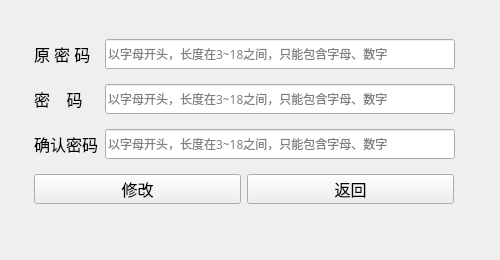
<?xml version="1.0" encoding="UTF-8"?>
<ui version="4.0">
 <class>Form</class>
 <widget class="QWidget" name="Form">
  <property name="windowModality">
   <enum>Qt::NonModal</enum>
  </property>
  <property name="geometry">
   <rect>
    <x>0</x>
    <y>0</y>
    <width>500</width>
    <height>260</height>
   </rect>
  </property>
  <property name="minimumSize">
   <size>
    <width>500</width>
    <height>260</height>
   </size>
  </property>
  <property name="maximumSize">
   <size>
    <width>500</width>
    <height>260</height>
   </size>
  </property>
  <property name="font">
   <font>
    <family>黑体</family>
    <pointsize>12</pointsize>
    <bold>false</bold>
   </font>
  </property>
  <property name="windowTitle">
   <string>修改密码</string>
  </property>
  <widget class="QWidget" name="layoutWidget">
   <property name="geometry">
    <rect>
     <x>30</x>
     <y>30</y>
     <width>430</width>
     <height>186</height>
    </rect>
   </property>
   <layout class="QGridLayout" name="gridLayout">
    <item row="3" column="0">
     <layout class="QHBoxLayout" name="horizontalLayout_5">
      <item>
       <widget class="QPushButton" name="btn_change">
        <property name="sizePolicy">
         <sizepolicy hsizetype="Preferred" vsizetype="Preferred">
          <horstretch>0</horstretch>
          <verstretch>0</verstretch>
         </sizepolicy>
        </property>
        <property name="minimumSize">
         <size>
          <width>207</width>
          <height>30</height>
         </size>
        </property>
        <property name="maximumSize">
         <size>
          <width>207</width>
          <height>30</height>
         </size>
        </property>
        <property name="sizeIncrement">
         <size>
          <width>0</width>
          <height>0</height>
         </size>
        </property>
        <property name="font">
         <font>
          <family>黑体</family>
          <pointsize>12</pointsize>
          <bold>false</bold>
         </font>
        </property>
        <property name="text">
         <string>修改</string>
        </property>
       </widget>
      </item>
      <item>
       <widget class="QPushButton" name="btn_return">
        <property name="sizePolicy">
         <sizepolicy hsizetype="Preferred" vsizetype="Preferred">
          <horstretch>0</horstretch>
          <verstretch>0</verstretch>
         </sizepolicy>
        </property>
        <property name="minimumSize">
         <size>
          <width>207</width>
          <height>30</height>
         </size>
        </property>
        <property name="maximumSize">
         <size>
          <width>207</width>
          <height>30</height>
         </size>
        </property>
        <property name="font">
         <font>
          <family>黑体</family>
          <pointsize>12</pointsize>
          <bold>false</bold>
         </font>
        </property>
        <property name="text">
         <string>返回</string>
        </property>
       </widget>
      </item>
     </layout>
    </item>
    <item row="0" column="0">
     <layout class="QHBoxLayout" name="horizontalLayout">
      <item>
       <widget class="QLabel" name="label">
        <property name="sizePolicy">
         <sizepolicy hsizetype="Preferred" vsizetype="Preferred">
          <horstretch>0</horstretch>
          <verstretch>0</verstretch>
         </sizepolicy>
        </property>
        <property name="minimumSize">
         <size>
          <width>65</width>
          <height>30</height>
         </size>
        </property>
        <property name="maximumSize">
         <size>
          <width>65</width>
          <height>30</height>
         </size>
        </property>
        <property name="font">
         <font>
          <family>黑体</family>
          <pointsize>12</pointsize>
          <bold>false</bold>
         </font>
        </property>
        <property name="text">
         <string>原 密 码</string>
        </property>
       </widget>
      </item>
      <item>
       <widget class="QLineEdit" name="le_originalPasswd">
        <property name="sizePolicy">
         <sizepolicy hsizetype="Expanding" vsizetype="Expanding">
          <horstretch>0</horstretch>
          <verstretch>0</verstretch>
         </sizepolicy>
        </property>
        <property name="minimumSize">
         <size>
          <width>350</width>
          <height>30</height>
         </size>
        </property>
        <property name="maximumSize">
         <size>
          <width>350</width>
          <height>30</height>
         </size>
        </property>
        <property name="font">
         <font>
          <family>黑体</family>
          <pointsize>9</pointsize>
          <bold>false</bold>
         </font>
        </property>
        <property name="maxLength">
         <number>18</number>
        </property>
        <property name="echoMode">
         <enum>QLineEdit::Password</enum>
        </property>
        <property name="placeholderText">
         <string comment="以字母开头，长度在3~18之间，只能包含字母、数字" extracomment="以字母开头，长度在3~18之间，只能包含字母、数字">以字母开头，长度在3~18之间，只能包含字母、数字</string>
        </property>
       </widget>
      </item>
     </layout>
    </item>
    <item row="1" column="0">
     <layout class="QHBoxLayout" name="horizontalLayout_2">
      <item>
       <widget class="QLabel" name="label_2">
        <property name="minimumSize">
         <size>
          <width>65</width>
          <height>30</height>
         </size>
        </property>
        <property name="maximumSize">
         <size>
          <width>65</width>
          <height>30</height>
         </size>
        </property>
        <property name="font">
         <font>
          <family>黑体</family>
          <pointsize>12</pointsize>
          <bold>false</bold>
         </font>
        </property>
        <property name="text">
         <string>密    码</string>
        </property>
       </widget>
      </item>
      <item>
       <widget class="QLineEdit" name="le_changePasswd">
        <property name="sizePolicy">
         <sizepolicy hsizetype="Expanding" vsizetype="Expanding">
          <horstretch>0</horstretch>
          <verstretch>0</verstretch>
         </sizepolicy>
        </property>
        <property name="minimumSize">
         <size>
          <width>350</width>
          <height>30</height>
         </size>
        </property>
        <property name="maximumSize">
         <size>
          <width>350</width>
          <height>30</height>
         </size>
        </property>
        <property name="font">
         <font>
          <family>黑体</family>
          <pointsize>9</pointsize>
          <bold>false</bold>
         </font>
        </property>
        <property name="maxLength">
         <number>18</number>
        </property>
        <property name="echoMode">
         <enum>QLineEdit::Password</enum>
        </property>
        <property name="placeholderText">
         <string comment="以字母开头，长度在3~18之间，只能包含字母、数字" extracomment="以字母开头，长度在3~18之间，只能包含字母、数字">以字母开头，长度在3~18之间，只能包含字母、数字</string>
        </property>
       </widget>
      </item>
     </layout>
    </item>
    <item row="2" column="0">
     <layout class="QHBoxLayout" name="horizontalLayout_3">
      <item>
       <widget class="QLabel" name="label_3">
        <property name="minimumSize">
         <size>
          <width>65</width>
          <height>30</height>
         </size>
        </property>
        <property name="maximumSize">
         <size>
          <width>65</width>
          <height>30</height>
         </size>
        </property>
        <property name="font">
         <font>
          <family>黑体</family>
          <pointsize>12</pointsize>
          <bold>false</bold>
         </font>
        </property>
        <property name="text">
         <string>确认密码</string>
        </property>
       </widget>
      </item>
      <item>
       <widget class="QLineEdit" name="le_confirmPasswd">
        <property name="sizePolicy">
         <sizepolicy hsizetype="Expanding" vsizetype="Expanding">
          <horstretch>0</horstretch>
          <verstretch>0</verstretch>
         </sizepolicy>
        </property>
        <property name="minimumSize">
         <size>
          <width>350</width>
          <height>30</height>
         </size>
        </property>
        <property name="maximumSize">
         <size>
          <width>350</width>
          <height>30</height>
         </size>
        </property>
        <property name="font">
         <font>
          <family>黑体</family>
          <pointsize>9</pointsize>
          <bold>false</bold>
         </font>
        </property>
        <property name="maxLength">
         <number>18</number>
        </property>
        <property name="echoMode">
         <enum>QLineEdit::Password</enum>
        </property>
        <property name="placeholderText">
         <string comment="以字母开头，长度在3~18之间，只能包含字母、数字" extracomment="以字母开头，长度在3~18之间，只能包含字母、数字">以字母开头，长度在3~18之间，只能包含字母、数字</string>
        </property>
       </widget>
      </item>
     </layout>
    </item>
   </layout>
  </widget>
 </widget>
 <resources/>
 <connections/>
</ui>
